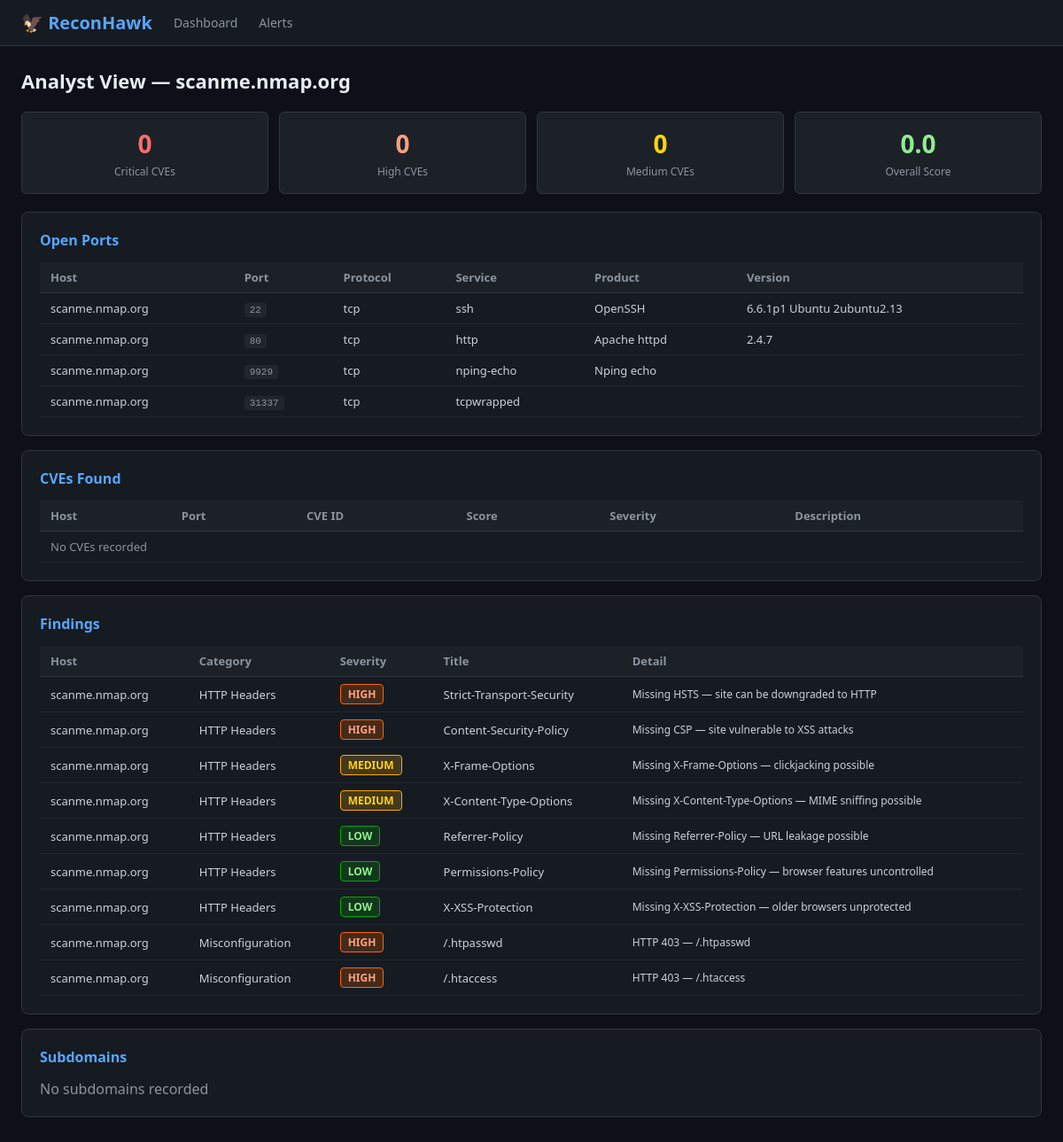
Screenshot of /analyst/3 with the database file from the repository.
### tables this page shows
CREATE TABLE scans (
            id          INTEGER PRIMARY KEY AUTOINCREMENT,
            domain      TEXT NOT NULL,
            scan_date   TEXT NOT NULL,
            status      TEXT DEFAULT 'running',
            summary     TEXT
        );

CREATE TABLE risk_scores (
            id               INTEGER PRIMARY KEY AUTOINCREMENT,
            scan_id          INTEGER,
            domain           TEXT,
            overall_score    REAL,
            overall_severity TEXT,
            total_cves       INTEGER,
            critical_count   INTEGER,
            high_count       INTEGER,
            medium_count     INTEGER,
            low_count        INTEGER,
            FOREIGN KEY (scan_id) REFERENCES scans(id)
        );

CREATE TABLE ports (
            id        INTEGER PRIMARY KEY AUTOINCREMENT,
            scan_id   INTEGER,
            host      TEXT,
            port      INTEGER,
            protocol  TEXT,
            service   TEXT,
            product   TEXT,
            version   TEXT,
            FOREIGN KEY (scan_id) REFERENCES scans(id)
        );

CREATE TABLE findings (
            id          INTEGER PRIMARY KEY AUTOINCREMENT,
            scan_id     INTEGER,
            host        TEXT,
            category    TEXT,
            severity    TEXT,
            title       TEXT,
            detail      TEXT,
            FOREIGN KEY (scan_id) REFERENCES scans(id)
        );

### dashboard/app.py (the view)
@app.route("/analyst/<int:scan_id>")
def analyst_view(scan_id):
    data = db_manager.get_scan_data(scan_id)
    return render_template("analyst.html", data=data, scan_id=scan_id)

### database/db_manager.py (called while the page is built)
def get_scan_data(scan_id):
    conn = sqlite3.connect(config.DB_PATH)
    c    = conn.cursor()
    c.execute("SELECT * FROM scans WHERE id=?",      (scan_id,))
    scan = c.fetchone()
    c.execute("SELECT * FROM subdomains WHERE scan_id=?", (scan_id,))
    subdomains = c.fetchall()
    c.execute("SELECT * FROM ports WHERE scan_id=?", (scan_id,))
    ports = c.fetchall()
    c.execute("SELECT * FROM cves WHERE scan_id=?",  (scan_id,))
    cves = c.fetchall()
    c.execute("SELECT * FROM findings WHERE scan_id=?", (scan_id,))
    findings = c.fetchall()
    c.execute("SELECT * FROM risk_scores WHERE scan_id=?", (scan_id,))
    risk = c.fetchone()
    conn.close()
    return {
        "scan"      : scan,
        "subdomains": subdomains,
        "ports"     : ports,
        "cves"      : cves,
        "findings"  : findings,
        "risk"      : risk,
    }

### dashboard/templates/analyst.html (shortened to what this page needs)
{% extends "base.html" %}
{% block content %}
{% set scan  = data.scan %}
{% set risk  = data.risk %}
<h1>Analyst View — {{ scan[1] if scan else 'Unknown' }}</h1>
{% if risk %}
<div class="stat-grid" style="margin-bottom:20px">
  <div class="stat-box">
    <div class="stat-num" style="color:#ff6b6b">{{ risk[6] }}</div>
    <div class="stat-label">Critical CVEs</div>
  </div>
  <div class="stat-box">
    <div class="stat-num" style="color:#ffa07a">{{ risk[7] }}</div>
    <div class="stat-label">High CVEs</div>
  </div>
  <div class="stat-box">
    <div class="stat-num" style="color:#ffd700">{{ risk[8] }}</div>
    <div class="stat-label">Medium CVEs</div>
  </div>
  <div class="stat-box">
    <div class="stat-num" style="color:#90ee90">{{ risk[3] }}</div>
    <div class="stat-label">Overall Score</div>
  </div>
</div>
{% endif %}
<div class="card">
  <h2>Open Ports</h2>
  <table>
    <tr><th>Host</th><th>Port</th><th>Protocol</th>
        <th>Service</th><th>Product</th><th>Version</th></tr>
    {% for p in data.ports %}
    <tr>
      <td>{{ p[2] }}</td><td><span class="tag">{{ p[3] }}</span></td>
      <td>{{ p[4] }}</td><td>{{ p[5] }}</td>
      <td>{{ p[6] }}</td><td>{{ p[7] }}</td>
    </tr>
    {% else %}
    <tr><td colspan="6" style="color:#8b949e">No ports recorded</td></tr>
    {% endfor %}
  </table>
</div>
<div class="card">
  <h2>CVEs Found</h2>
  <table>
    <tr><th>Host</th><th>Port</th><th>CVE ID</th>
        <th>Score</th><th>Severity</th><th>Description</th></tr>
    {% for c in data.cves %}
    <tr>
      <td>{{ c[2] }}</td>
      <td><span class="tag">{{ c[3] }}</span></td>
      <td><span class="tag">{{ c[4] }}</span></td>
      <td>{{ c[5] }}</td>
      <td><span class="badge badge-{{ c[6]|lower }}">{{ c[6] }}</span></td>
      <td style="font-size:12px">{{ c[7][:100] }}</td>
    </tr>
    {% else %}
    <tr><td colspan="6" style="color:#8b949e">No CVEs recorded</td></tr>
    {% endfor %}
  </table>
</div>
<div class="card">
  <h2>Findings</h2>
  <table>
    <tr><th>Host</th><th>Category</th><th>Severity</th>
        <th>Title</th><th>Detail</th></tr>
    {% for f in data.findings %}
    <tr>
      <td>{{ f[2] }}</td><td>{{ f[3] }}</td>
      <td><span class="badge badge-{{ f[4]|lower }}">{{ f[4] }}</span></td>
      <td>{{ f[5] }}</td><td style="font-size:12px">{{ f[6] }}</td>
    </tr>
    {% else %}
    <tr><td colspan="5" style="color:#8b949e">No findings recorded</td></tr>
    {% endfor %}
  </table>
</div>
<div class="card">
  <h2>Subdomains</h2>
  <div style="display:flex;flex-wrap:wrap;gap:8px">
    {% for s in data.subdomains %}
    <span class="tag">{{ s[3] }}</span>
    {% else %}
    <span style="color:#8b949e">No subdomains recorded</span>
    {% endfor %}
  </div>
</div>
{% endblock %}

### dashboard/templates/base.html (style rules this page uses)
* { box-sizing: border-box; margin: 0; padding: 0; }
body { font-family: 'Segoe UI', monospace; background: #0d1117; color: #c9d1d9; }
.card { background: #161b22; border: 1px solid #30363d; border-radius: 8px; padding: 20px; margin-bottom: 16px; }
.card h2 { font-size: 16px; color: #58a6ff; margin-bottom: 14px; }
.badge { display: inline-block; padding: 2px 8px; border-radius: 4px; font-size: 12px; font-weight: bold; }
.badge-high { background: #ff660033; color: #ffa07a; border: 1px solid #ff6600; }
.badge-medium { background: #ffaa0033; color: #ffd700; border: 1px solid #ffaa00; }
.badge-low { background: #00aa0033; color: #90ee90; border: 1px solid #00aa00; }
table { width: 100%; border-collapse: collapse; font-size: 13px; }
th { background: #1c2128; color: #8b949e; padding: 8px 12px; text-align: left; border-bottom: 1px solid #30363d; }
td { padding: 8px 12px; border-bottom: 1px solid #21262d; }
.stat-grid { display: grid; grid-template-columns: repeat(4, 1fr); gap: 12px; }
.stat-box { background: #1c2128; border: 1px solid #30363d; border-radius: 6px; padding: 16px; text-align: center; }
.stat-num { font-size: 28px; font-weight: bold; }
.stat-label { font-size: 12px; color: #8b949e; margin-top: 4px; }
h1 { font-size: 22px; margin-bottom: 20px; color: #e6edf3; }
.tag { font-size: 11px; padding: 2px 6px; border-radius: 3px; background: #21262d; color: #8b949e; font-family: monospace; }

### rows the page displays
scans: domain "scanme.nmap.org"
risk_scores: critical_count "0", high_count "0", medium_count "0", overall_score "0.0"
ports: host "scanme.nmap.org", port "22", protocol "tcp", service "ssh", product "OpenSSH", version "6.6.1p1 Ubuntu 2ubuntu2.13"
ports: host "scanme.nmap.org", port "80", protocol "tcp", service "http", product "Apache httpd", version "2.4.7"
ports: host "scanme.nmap.org", port "9929", protocol "tcp", service "nping-echo", product "Nping echo"
ports: host "scanme.nmap.org", port "31337", protocol "tcp", service "tcpwrapped"
findings: host "scanme.nmap.org", category "HTTP Headers", severity "HIGH", title "Strict-Transport-Security", detail "Missing HSTS — site can be downgraded to HTTP"
findings: host "scanme.nmap.org", category "HTTP Headers", severity "HIGH", title "Content-Security-Policy", detail "Missing CSP — site vulnerable to XSS attacks"
findings: host "scanme.nmap.org", category "HTTP Headers", severity "MEDIUM", title "X-Frame-Options", detail "Missing X-Frame-Options — clickjacking possible"
findings: host "scanme.nmap.org", category "HTTP Headers", severity "MEDIUM", title "X-Content-Type-Options", detail "Missing X-Content-Type-Options — MIME sniffing possible"
findings: host "scanme.nmap.org", category "HTTP Headers", severity "LOW", title "Referrer-Policy", detail "Missing Referrer-Policy — URL leakage possible"
findings: host "scanme.nmap.org", category "HTTP Headers", severity "LOW", title "Permissions-Policy", detail "Missing Permissions-Policy — browser features uncontrolled"
findings: host "scanme.nmap.org", category "HTTP Headers", severity "LOW", title "X-XSS-Protection", detail "Missing X-XSS-Protection — older browsers unprotected"
findings: host "scanme.nmap.org", category "Misconfiguration", severity "HIGH", title "/.htpasswd", detail "HTTP 403 — /.htpasswd"
findings: host "scanme.nmap.org", category "Misconfiguration", severity "HIGH", title "/.htaccess", detail "HTTP 403 — /.htaccess"
